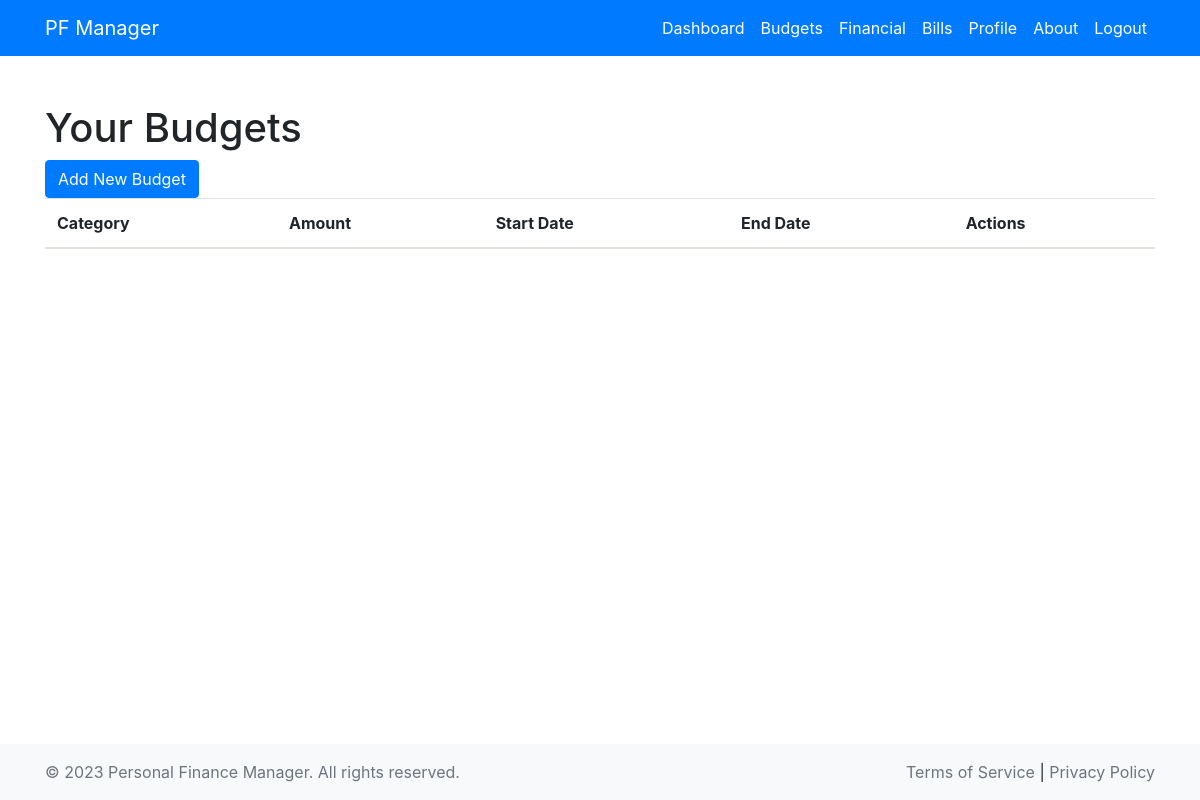
Before: /view_budgets/ (signed in) with the older database file.
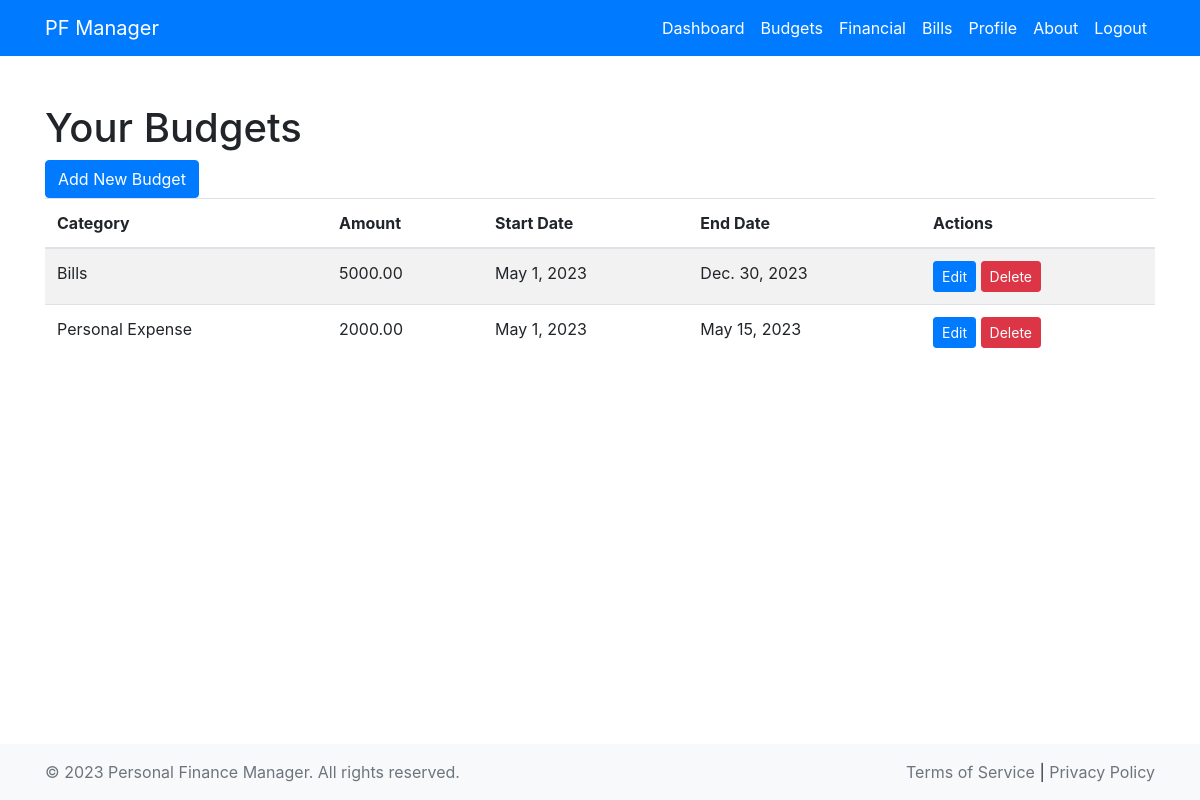
After: the same page with the newer database file.
### money/models.py (models this page shows, shortened)
class Budget(models.Model):
    user = models.ForeignKey(User, on_delete=models.CASCADE)
    category = models.ForeignKey(Category, on_delete=models.CASCADE)
    amount = models.DecimalField(max_digits=10, decimal_places=2)
    start_date = models.DateField()
    end_date = models.DateField()

class Category(models.Model):
    name = models.CharField(max_length=255)

### money/views.py (the view)
# urls.py: path('view_budgets/', views.view_budgets, name='view_budgets'),
def view_budgets(request):
    if not request.user.is_authenticated:
        return redirect('login')
    budgets = Budget.objects.filter(user=request.user)
    return render(request, 'money/view_budgets.html', {'budgets': budgets})

### money/templates/money/view_budgets.html
{% extends 'money/base.html' %}
{% block content %}
<h1>Your Budgets</h1>
<a href="{% url 'add_budget' %}" class="btn btn-primary">Add New Budget</a>
<table class="table table-striped">
  <thead>
    <tr>
      <th>Category</th>
      <th>Amount</th>
      <th>Start Date</th>
      <th>End Date</th>
      <th>Actions</th>
    </tr>
  </thead>
  <tbody>
    {% for budget in budgets %}
    <tr>
      <td>{{ budget.category.name }}</td>
      <td>{{ budget.amount }}</td>
      <td>{{ budget.start_date }}</td>
      <td>{{ budget.end_date }}</td>
      <td>
        <a href="{% url 'edit_budget' budget.id %}" class="btn btn-primary btn-sm">Edit</a>
        <a href="{% url 'delete_budget' budget.id %}" class="btn btn-danger btn-sm" onclick="return confirm('Are you sure you want to delete this budget?');">Delete</a>
      </td>
    </tr>
    {% endfor %}
  </tbody>
</table>
{% endblock %}

Changed rows visible on the page:
added Budget: category.name "Bills", amount "5000.00", start_date "May 1, 2023", end_date "Dec. 30, 2023"
added Budget: category.name "Personal Expense", amount "2000.00", start_date "May 1, 2023", end_date "May 15, 2023"
